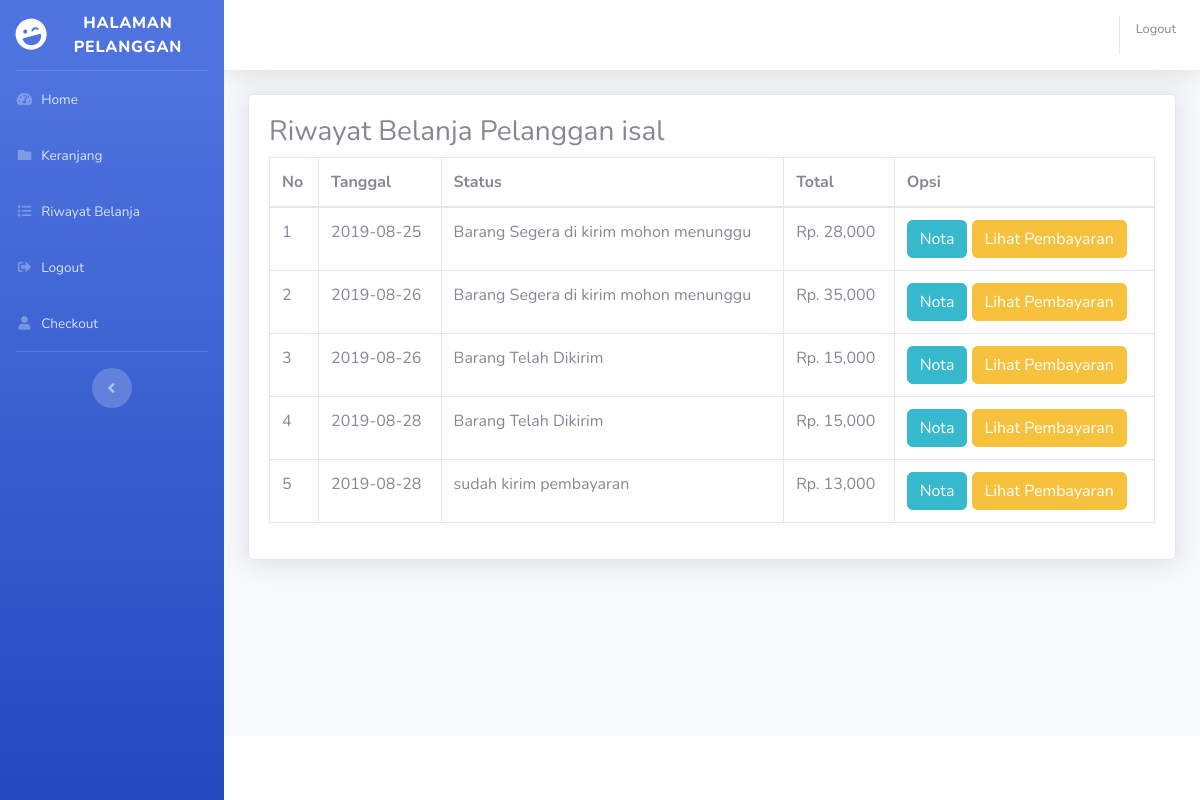
Screenshot of /riwayat.php (signed in) with the database file from the repository.
### tables this page shows
CREATE TABLE IF NOT EXISTS `pembelian` (
  `id_pembelian` int(11) NOT NULL AUTO_INCREMENT,
  `id_pelanggan` int(11) NOT NULL,
  `tanggal_pembelian` date NOT NULL,
  `total_pembelian` int(11) NOT NULL,
  `alamat_pengiriman` text NOT NULL,
  `status_pembelian` varchar(100) NOT NULL DEFAULT 'Menunggu Pembayaran',
  PRIMARY KEY (`id_pembelian`)
);

### riwayat.php (the view, shortened to what this page needs)
<?php
$koneksi = new mysqli("localhost","root","","vanilla");
?>
<!DOCTYPE html>
<html lang="en">
<head>
  <link href="sb/vendor/fontawesome-free/css/all.min.css" rel="stylesheet" type="text/css">
  <link href="sb/css/sb-admin-2.min.css" rel="stylesheet">
</head>
<body id="page-top">
  <div id="wrapper">
    <ul class="navbar-nav bg-gradient-primary sidebar sidebar-dark accordion" id="accordionSidebar">
      <a class="sidebar-brand d-flex align-items-center justify-content-center" href="index.php">
        <div class="sidebar-brand-icon rotate-n-15">
          <i class="fas fa-laugh-wink"></i>
        </div>
        <div class="sidebar-brand-text mx-3">Halaman Pelanggan</div>
      </a>
      <hr class="sidebar-divider my-0">
      <li class="nav-item">
        <a class="nav-link" href="index.php">
          <i class="fas fa-fw fa-tachometer-alt"></i>
          <span>Home</span></a>
      </li>
      <li class="nav-item">
        <a class="nav-link" href="keranjang.php">
          <i class="fas fa-fw fa-folder"></i>
          <span>Keranjang</span></a>
      </li>
      <?php if (isset($_SESSION["pelanggan"])): ?>
      <li class="nav-item">
        <a class="nav-link" href="riwayat.php">
          <i class="fas fa-fw fa-list"></i>
          <span>Riwayat Belanja</span></a>
      </li>
      <li class="nav-item">
        <a class="nav-link" href="logout.php">
          <i class="fas fa-fw fa-sign-out-alt"></i>
          <span>Logout</span></a>
      </li>
      <?php endif ?>
      <li class="nav-item">
        <a class="nav-link" href="checkout.php">
          <i class="fas fa-fw fa-user"></i>
          <span>Checkout</span></a>
      </li>
      <hr class="sidebar-divider d-none d-md-block">
      <div class="text-center d-none d-md-inline">
        <button class="rounded-circle border-0" id="sidebarToggle"></button>
      </div>
    </ul>
    <div id="content-wrapper" class="d-flex flex-column">
      <div id="content">
        <nav class="navbar navbar-expand navbar-light bg-white topbar mb-4 static-top shadow">
          <ul class="navbar-nav ml-auto">
            <li class="nav-item no-arrow">
              <a href="logout.php">
                <span class="mr-2 d-none d-lg-inline text-gray-600 small">Logout</span>
              </a>
            </li>
          </ul>
        </nav>
        <div class="container-fluid">
          <div class="card shadow">
            <div class="card-body">
    <h3>Riwayat Belanja Pelanggan <?php echo $_SESSION["pelanggan"]["nama_pelanggan"] ?></h3>
    <table class="table table-bordered">
      <thead>
        <tr>
          <th>No</th>
          <th>Tanggal</th>
          <th>Status</th>
          <th>Total</th>
          <th>Opsi</th>
        </tr>
      </thead>
      <tbody>
        <?php
        $nomor=1;
        $id_pelanggan = $_SESSION["pelanggan"]['id_pelanggan'];
        $ambil = $koneksi -> query("SELECT * FROM pembelian WHERE id_pelanggan='$id_pelanggan'");
        while ($pecah = $ambil->fetch_assoc()){
        ?>
        <tr>
          <td><?php echo $nomor; ?></td>
          <td><?php echo $pecah["tanggal_pembelian"] ?></td>
          <td>
            <?php echo $pecah["status_pembelian"] ?>
            <br>
          </td>
          <td>Rp. <?php echo number_format($pecah["total_pembelian"]) ?></td>
          <td>
            <a href="nota.php?id=<?php echo $pecah["id_pembelian"] ?>" class="btn btn-info">Nota</a>
            <?php if($pecah['status_pembelian']=="Menunggu Pembayaran"): ?>
            <a href="pembayaran.php?id=<?php echo $pecah["id_pembelian"]; ?>" class="btn btn-success">
            Input Pembayaran
          </a>
          <?php else: ?>
            <a href="lihat_pembayaran.php?id=<?php echo $pecah["id_pembelian"]; ?>" class="btn btn-warning">
              Lihat Pembayaran
            </a>
          <?php endif ?>
          </td>
        </tr>
          <?php $nomor++; ?>
        <?php } ?>
      </tbody>
    </table>
            </div>
          </div>
        </div>
      </div>
      <footer class="sticky-footer bg-white">
      </footer>
    </div>
  </div>
</body>
</html>

### rows the page displays
pembelian: tanggal_pembelian "2019-08-25", status_pembelian "Barang Segera di kirim mohon menunggu", total_pembelian "28,000"
pembelian: tanggal_pembelian "2019-08-26", status_pembelian "Barang Segera di kirim mohon menunggu", total_pembelian "35,000"
pembelian: tanggal_pembelian "2019-08-26", status_pembelian "Barang Telah Dikirim", total_pembelian "15,000"
pembelian: tanggal_pembelian "2019-08-28", status_pembelian "Barang Telah Dikirim", total_pembelian "15,000"
pembelian: tanggal_pembelian "2019-08-28", status_pembelian "sudah kirim pembayaran", total_pembelian "13,000"

### other values shown
$_SESSION["pelanggan"]["nama_pelanggan"] "isal"
